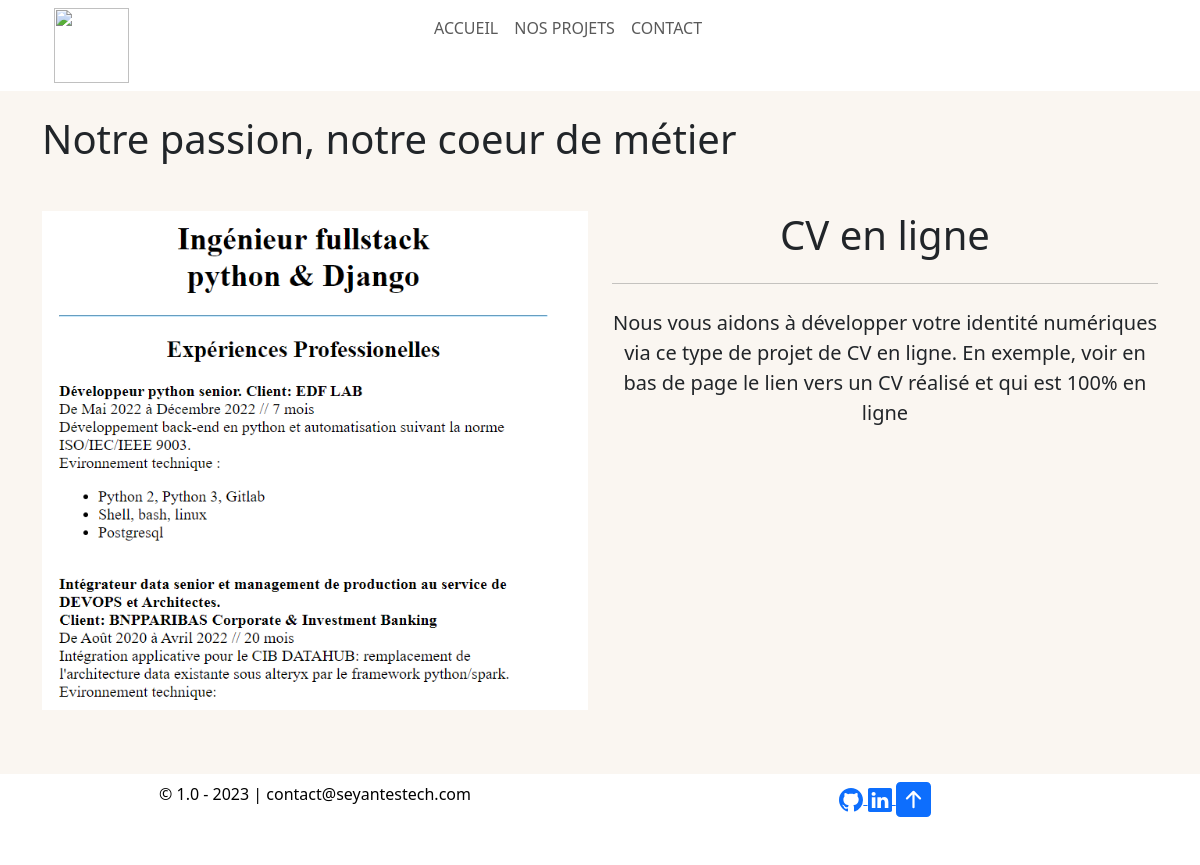
The page /projets/cv-en-ligne/ on the database its author committed.
### projets/models.py (models this page shows, shortened)
class Projet(models.Model):
    titre = models.CharField(max_length=150)
    slug = models.SlugField(max_length=100)
    contenu = models.TextField()
    date_publication = models.DateTimeField(auto_now_add=True)
    e_vid = EmbedVideoField(blank=True)
    image = models.ImageField(default='default.jpg')
    class Meta:
        verbose_name = ('Projet')
        verbose_name_plural = ('Projets')

### projets/views.py (the view)
# urls.py: path('<slug:slug>/',views.projet_view, name='projet'),
def projet_view(request, slug):
    projet = get_object_or_404(Projet, slug=slug)
    return render(request, 'projets/detail.html', context={'projet': projet})

### projets/templates/projets/detail.html
{% extends 'template_base.html' %}
{% block contenu %}
<div class="container mt-4">
    <h4 class="display-6">Notre passion, notre coeur de métier</h4>
    <div class="row mt-5">
        <div class="col-lg mb-3">
            <img class="w-100" src="{{ projet.image.url }}" alt="{{ projet.titre }}">
        </div>
        <div class="col-lg text-center">
            <h3 class="display-6">{{ projet.titre }}</h3>
            <hr class="my-4">
            <p class="lead">{{ projet.contenu }}</p>
        </div>
    </div>
</div>
{% endblock %}

### static/css/styles.css (style rules this page uses)
body { background-color: #FAF6F1; }

### rows shown on the page
Projet: image (picture), titre "CV en ligne", contenu "Nous vous aidons à développer votre identité numériques via ce type de projet de CV en ligne. En exemple, voir en bas de page le lien vers un CV réalisé et qui est 100% en ligne"
